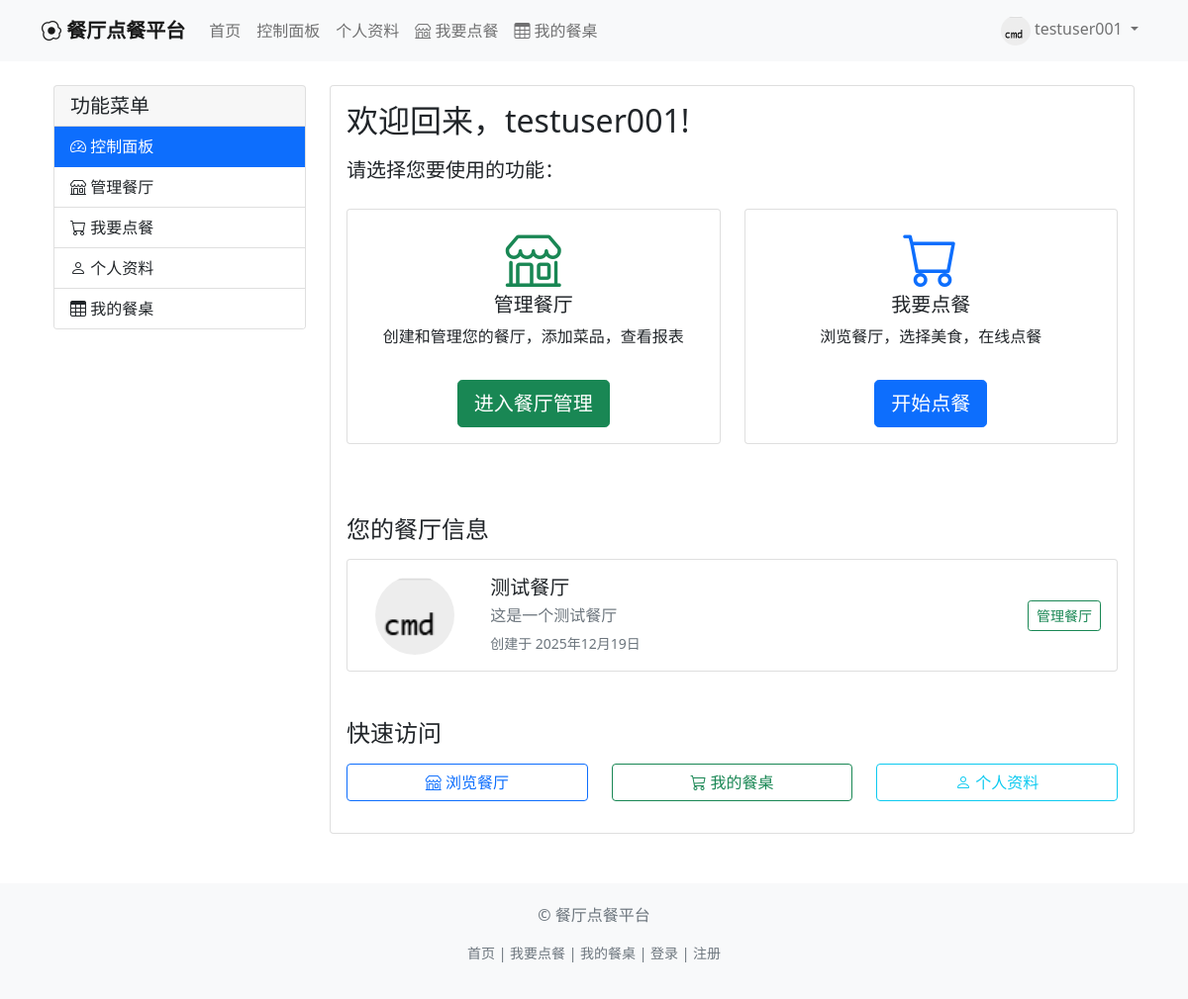
Page /dashboard (signed in) on the earlier database version.
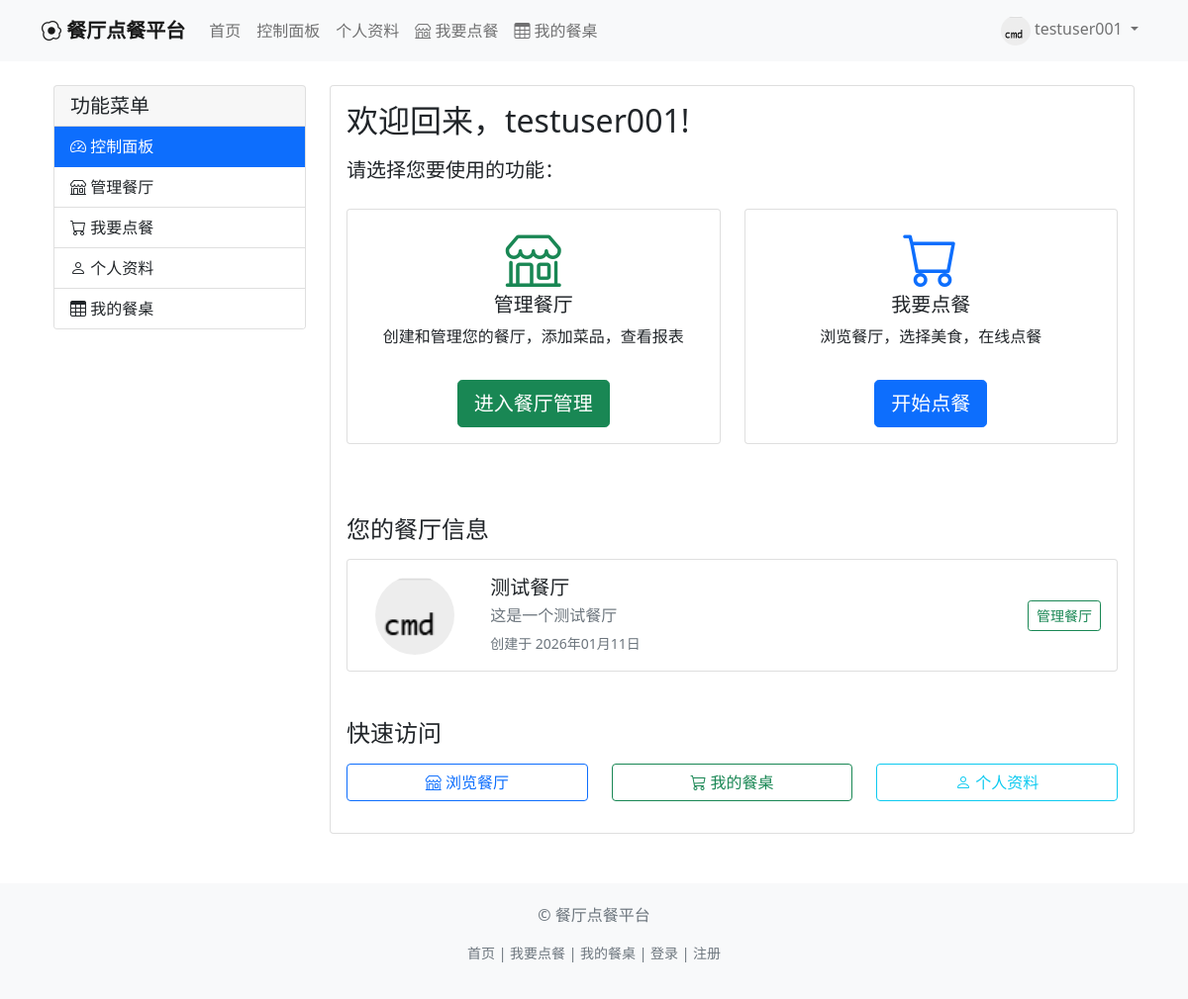
Same page on the later database version.
### app/models.py (models this page shows, shortened)
class Restaurant(db.Model):
    id = db.Column(db.Integer, primary_key=True)
    name = db.Column(db.String(100), unique=True, nullable=False, index=True)
    logo_path = db.Column(db.String(200), default='default_logo.png')
    description = db.Column(db.Text)
    owner_id = db.Column(db.Integer, db.ForeignKey('user.id'), nullable=False)
    created_at = db.Column(db.DateTime, default=datetime.utcnow)
    total_sales = db.Column(db.Float, default=0.0)  # 餐厅总销售额，用于排序
    categories = db.relationship('Category', backref='restaurant', lazy='dynamic', cascade='all, delete-orphan')
    dishes = db.relationship('Dish', backref='restaurant', lazy='dynamic', cascade='all, delete-orphan')
    orders = db.relationship('Order', backref='restaurant', lazy='dynamic')
    blacklist = db.relationship('Blacklist', backref='restaurant', lazy='dynamic', cascade='all, delete-orphan')

### app/routes/main.py (the view)
@main_bp.route('/dashboard')
@login_required
def dashboard():
    return render_template('dashboard.html', title='控制面板')

### app/templates/dashboard.html (shortened to what the changed rows need)
{% extends "base.html" %}
{% block content %}
<div class="container mt-4">
    <div class="row">
        <div class="col-md-9">
            <div class="card">
                <div class="card-body">
                    <h2 class="mb-3">欢迎回来，{{ current_user.username }}!</h2>
                    {% if current_user.restaurant %}
                    <div class="mt-5">
                        <h4>您的餐厅信息</h4>
                        <div class="card mt-3">
                            <div class="card-body">
                                <div class="row align-items-center">
                                    <div class="col-md-2 text-center mb-3 mb-md-0">
                                        <img src="{{ url_for('static', filename='uploads/logos/' + current_user.restaurant.logo_path) }}"
                                             alt="{{ current_user.restaurant.name }}"
                                             class="img-fluid rounded-circle"
                                             style="width: 80px; height: 80px; object-fit: cover;">
                                    </div>
                                    <div class="col-md-8">
                                        <h5 class="mb-1">{{ current_user.restaurant.name }}</h5>
                                        {% if current_user.restaurant.description %}
                                        <p class="text-muted mb-1">{{ current_user.restaurant.description|truncate(100) }}</p>
                                        {% endif %}
                                        <small class="text-muted">创建于 {{ current_user.restaurant.created_at.strftime('%Y年%m月%d日') }}</small>
                                    </div>
                                    <div class="col-md-2 text-end">
                                        <a href="{{ url_for('restaurant.dashboard', restaurant_id=current_user.restaurant.id) }}"
                                           class="btn btn-sm btn-outline-success">管理餐厅</a>
                                    </div>
                                </div>
                            </div>
                        </div>
                    </div>
                    {% endif %}
                </div>
            </div>
        </div>
    </div>
</div>
{% endblock %}

Differences in the rows shown:
changed Restaurant "测试餐厅": restaurant.created_at "2025年12月19日" → "2026年01月11日"
